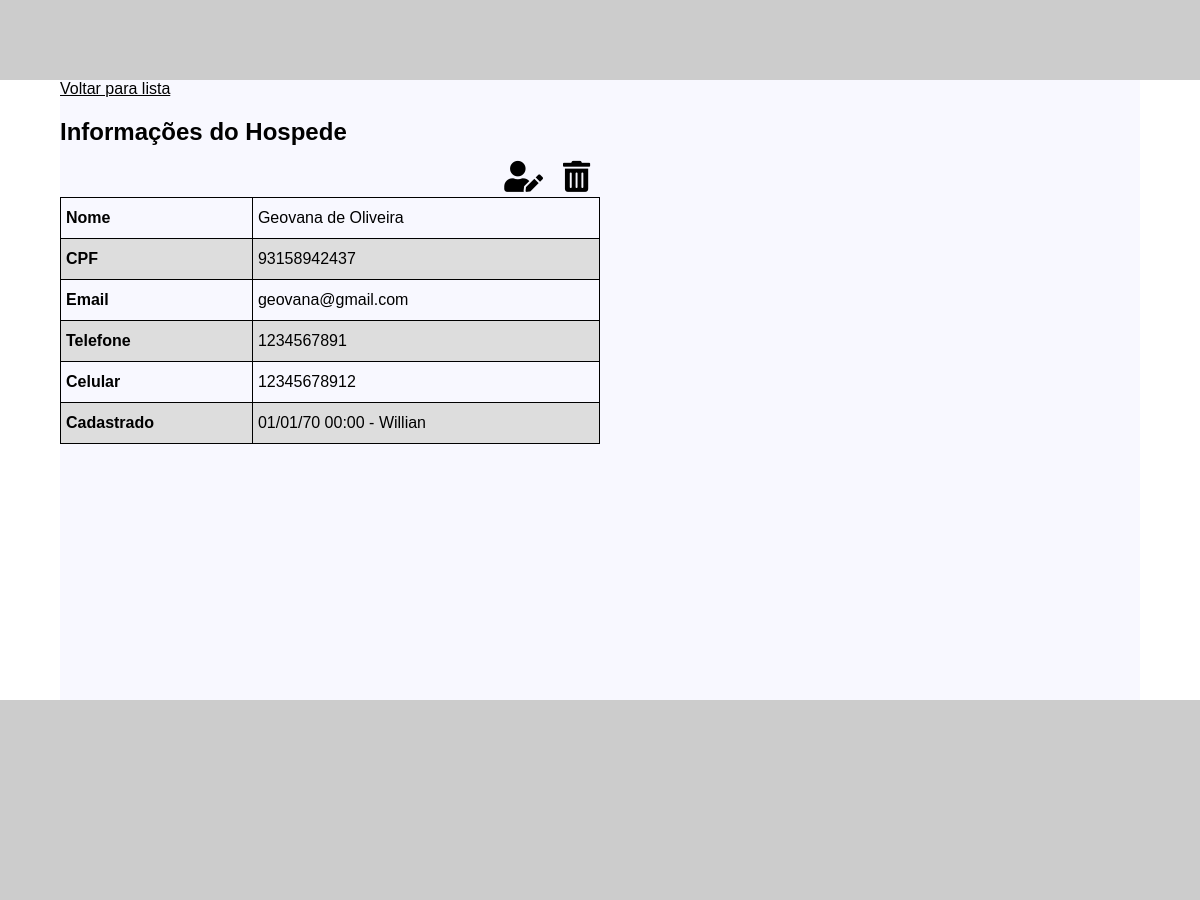
Page /detalhes-hospede.php?id=4 (signed in) on the committed database.
### tables this page shows
CREATE TABLE IF NOT EXISTS `hospedes` (
  `id` int(11) NOT NULL AUTO_INCREMENT,
  `nome_completo` varchar(255) NOT NULL,
  `CPF` varchar(11) NOT NULL,
  `email` varchar(255) NOT NULL,
  `celular` varchar(11) NOT NULL,
  `telefone` varchar(10) DEFAULT NULL,
  `status` tinyint(11) DEFAULT '1',
  `dataCadastro` datetime DEFAULT NULL,
  `autor` varchar(100) DEFAULT NULL,
  PRIMARY KEY (`id`),
  UNIQUE KEY `email` (`email`),
  UNIQUE KEY `CPF` (`CPF`),
  KEY `CPF_2` (`CPF`),
  KEY `autor` (`autor`)
);

CREATE TABLE IF NOT EXISTS `funcionarios` (
  `id` int(11) NOT NULL AUTO_INCREMENT,
  `nome` varchar(100) NOT NULL,
  `email` varchar(100) NOT NULL,
  `senha` varchar(64) NOT NULL,
  `dataCadastro` datetime NOT NULL,
  PRIMARY KEY (`id`)
);

### server/conexao.class.php (called while the page is built, shortened)
<?php
abstract class Conexao{
    public function __construct(){
        $this->dbname = 'gestao-hoteleira';
        $this->host = 'localhost';
        $this->dbuser = 'root';
        $this->dbpass = '';
        try{
            $this->pdo = new PDO("mysql:host=".$this->host.";dbname=".$this->dbname, $this->dbuser, $this->dbpass);
        }catch(PDOException $e){
            $this->setStatus("Não conectado!");
        }
    }
}

### server/hospede.class.php (called while the page is built, shortened)
<?php
require_once 'conexao.class.php';
class Hospede extends Conexao{
    public function infoHospede($id){
        $sql = "select hospedes.*, funcionarios.nome
from hospedes join funcionarios
on funcionarios.id = hospedes.autor where hospedes.id = :id";
        $sql = $this->pdo->prepare($sql);
        $sql->bindValue(":id", $id);
        $sql->execute();
        if($sql->rowCount() > 0){
            return $sql->fetch();
        }else{
            return array();
        }
    }
}

### detalhes-hospede.php (the view, shortened to what this page needs)
<?php
require_once 'server/hospede.class.php';
$hospede = new Hospede();
if(isset($_GET['id']) and !empty($_GET['id'])){
    $id = $_GET['id'];
    $info = $hospede->infoHospede($id);
}else{
    header("Location: lista-hospedes.php");
}
require_once 'header.php';
?>
<div class="container">
    <a href="lista-hospedes.php">Voltar para lista</a>
    <div class="detalhes-hospede">
        <h2>Informações do Hospede</h2>
        <i id="excluirHospede" onclick="excluirHospede(<?php echo $info['id']; ?>)" class="fas fa-trash-alt"></i>
        <i id="editarHospede" onclick="editarHospede(<?php echo $info['id']; ?>)" class="fas fa-user-edit"></i>
        <table id="tabela-info-hospede">
            <tr>
                <th>Nome</th>
                <td id="tdNome"><?php echo $info['nome_completo']; ?></td>
            </tr>
            <tr>
                <th>CPF</th>
                <td id="tdCPF"><?php echo $info['CPF']; ?></td>
            </tr>
            <tr>
                <th>Email</th>
                <td id="tdEmail"><?php echo $info['email']; ?></td>
            </tr>
            <tr>
                <th>Telefone</th>
                <td id="tdTelefone"><?php echo $info['telefone']; ?></td>
            </tr>
            <tr>
                <th>Celular</th>
                <td id="tdCelular"><?php echo $info['celular']; ?></td>
            </tr>
            <tr>
                <th>Cadastrado</th>
                <td id="tdCelular"><?php echo date('d/m/y H:i', strtotime($info['dataCadastro'])).' - '.$info['nome'];  ?></td>
            </tr>
        </table>
    </div>
</div>
<?php
require_once 'footer.php';
?>

### css/style.css (style rules this page uses)
*,body { margin: 0; padding: 0; font-family: 'Quicksand', sans-serif; }
a { color: inherit; }
div.container { min-height: 600px; background-color: ghostwhite; padding-bottom: 20px; }
div.container { width: 90%; margin: 0 auto; }
.detalhes-hospede { width: 50%; padding-top: 20px; }
.detalhes-hospede i { float: right; margin: 0 10px 5px; font-size: 31px; cursor: pointer; }
.detalhes-hospede h2 { margin-bottom: 15px; }
.lista-hospedes table, .detalhes-hospede table { font-family: arial, sans-serif; border-collapse: collapse; width: 100%; }
.lista-hospedes table td, th, .detalhes-hospede table td { border: 1px solid #000; text-align: left; padding: 5px; }
.lista-hospedes table td, .detalhes-hospede table td { height: 30px; }
.lista-hospedes table tr:nth-child(even), .detalhes-hospede table tr:nth-child(even) { background-color: #ddd; }

### rows in the picture
hospedes: nome_completo "Geovana de Oliveira", CPF "93158942437", email "geovana@gmail.com", telefone "1234567891", celular "12345678912", dataCadastro "01/01/70 00:00", funcionarios.nome "Willian"
